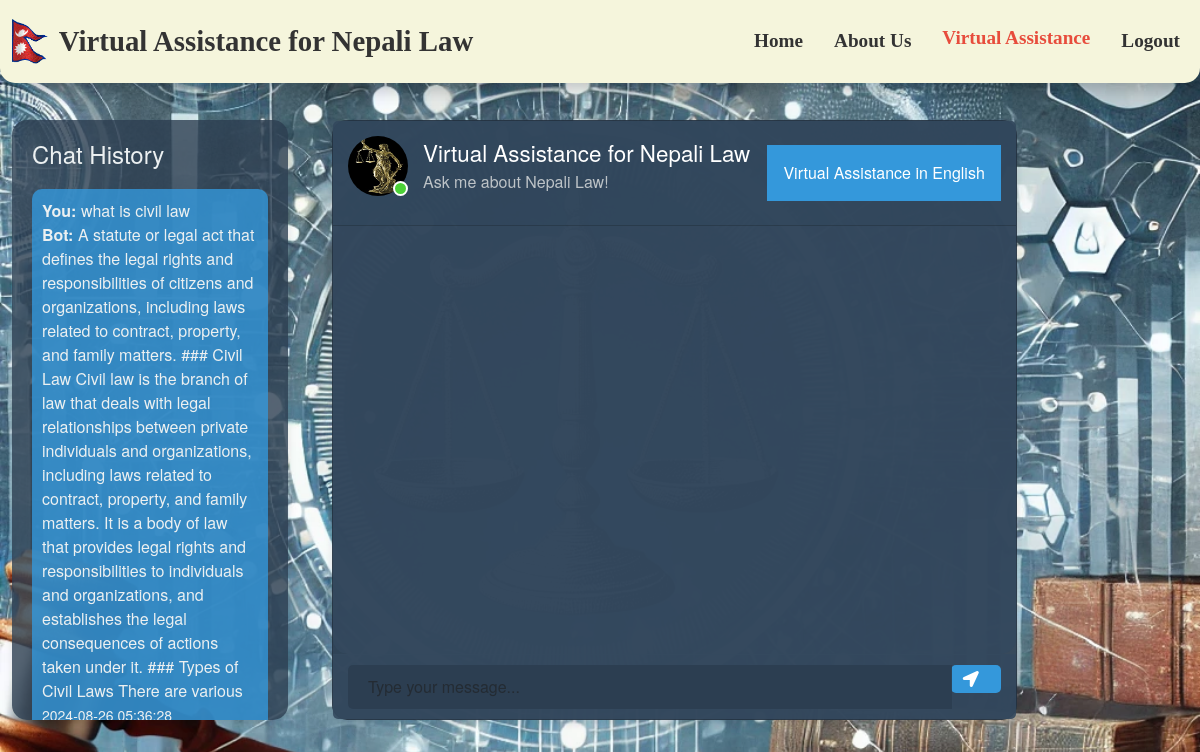
The app's page /chatbot (signed in) with its own data.
### app.py (models this page shows)
class Chat(db.Model):
    id = db.Column(db.Integer, primary_key=True)
    user_id = db.Column(db.Integer, db.ForeignKey('user.id'), nullable=False)
    user_message = db.Column(db.String(500), nullable=False)
    bot_response = db.Column(db.String(500), nullable=False)
    timestamp = db.Column(db.DateTime, default=datetime.utcnow)

### app.py (the view, shortened to what this page needs)
@app.route('/chatbot', methods=["GET", "POST"])
def chatbot():
    if not session.get('logged_in'):
        flash("You need to log in first")
        return redirect(url_for('login'))
    user = User.query.filter_by(id=session['user_id']).first()
    chat_history = Chat.query.filter_by(user_id=user.id).order_by(Chat.timestamp.desc()).all()
    selected_model = request.args.get("model", "English")  # Default to English if no model selected
    return render_template("chatbot.html", chat_history=chat_history, selected_model=selected_model)

### Templates/chatbot.html (shortened to what this page needs)
<!DOCTYPE html>
<html lang="en">
<head>
    <link rel="stylesheet" href="https://cdn.jsdelivr.net/npm/bootstrap@5.3.0/dist/css/bootstrap.min.css">
    <link rel="stylesheet" href="https://use.fontawesome.com/releases/v5.5.0/css/all.css">
    <link rel="stylesheet" type="text/css" href="{{ url_for('static', filename='style.css') }}">
</head>
<body>
    <nav class="navbar navbar-custom navbar-expand-lg">
        <div class="container-fluid">
            <img src="{{ url_for('static', filename='WavingFlag.gif') }}" alt="Nepal Flag" style="height: 45px; margin-right: 10px;">
            <a class="navbar-brand navbar-brand-custom" href="{{ url_for('home') }}">Virtual Assistance for Nepali Law</a>
            <div class="collapse navbar-collapse" id="navbarNav">
                <ul class="navbar-nav ms-auto">
                    <li class="nav-item nav-item-custom">
                        <a class="nav-link nav-link-custom" href="{{ url_for('home') }}">Home</a>
                    </li>
                    <li class="nav-item nav-item-custom">
                        <a class="nav-link nav-link-custom" href="{{ url_for('about') }}">About Us</a>
                    </li>
                    <li class="nav-item nav-item-custom active">
                        <a class="nav-link nav-link-custom" href="{{ url_for('chatbot') }}">Virtual Assistance</a>
                    </li>
                    {% if not session.get('logged_in') %}
                    <li class="nav-item nav-item-custom">
                        <a class="nav-link nav-link-custom" href="{{ url_for('login') }}">Login</a>
                    </li>
                    {% else %}
                    <li class="nav-item nav-item-custom">
                        <a class="nav-link nav-link-custom" href="{{ url_for('logout') }}">Logout</a>
                    </li>
                    {% endif %}
                </ul>
            </div>
        </div>
    </nav>
    <div class="container-fluid chat-container">
        <div class="row">
            <div class="col-md-3">
                <div class="history-bar">
                    <h3>Chat History</h3>
                    {% if chat_history %}
                        {% for chat in chat_history %}
                            <div class="history-item">
                                <strong>You:</strong> {{ chat.user_message }}<br>
                                <strong>Bot:</strong> {{ chat.bot_response }}<br>
                                <small>{{ chat.timestamp.strftime('%Y-%m-%d %H:%M:%S') }}</small>
                            </div>
                        {% endfor %}
                    {% else %}
                        <p>No chat history available.</p>
                    {% endif %}
                </div>
            </div>
            <div class="col-md-9">
                <div class="chat">
                    <div class="card">
                        <div class="card-header msg_head">
                            <div class="d-flex bd-highlight">
                                <div class="img_cont">
                                    <img src="{{ url_for('static', filename='Statua_Iustitiae.png') }}" class="rounded-circle user_img">
                                    <span class="online_icon"></span>
                                </div>
                                <div class="user_info">
                                    <span>Virtual Assistance for Nepali Law</span>
                                    <p>Ask me about Nepali Law!</p>
                                </div>
                            </div>
                            <div class="dropdown">
                                <button onclick="toggleDropdown()" class="dropbtn" id="selectedModel">Virtual Assistance in {{ selected_model }}</button>
                            </div>
                        </div>
                        <div class="card-body msg_card_body" id="messageFormeight">
                        </div>
                        <div class="card-footer">
                            <form method="POST" action="/chatbot" id="messageArea" class="input-group">
                                <input type="text" id="text" name="instruction" placeholder="Type your message..." autocomplete="off" class="form-control type_msg" required>
                                <div class="input-group-append">
                                    <button type="submit" id="send" class="input-group-text send_btn"><i class="fas fa-location-arrow"></i></button>
                                </div>
                            </form>
                        </div>
                    </div>
                </div>
            </div>
        </div>
    </div>
</body>
</html>

### static/style.css (style rules this page uses)
body { background-color: #f8f9fa; font-family: Arial, sans-serif; }
p { color: #6c757d; }
.navbar { margin-bottom: 20px; }

### Templates/chatbot.html (style rules this page uses)
body { margin: 0; font-family: 'Helvetica Neue', Helvetica, Arial, sans-serif; background-image: url('static/Background.png'); background-size: cover; background-position: center; background-repeat: no-repeat; background-attachment: fixed; color: #f4f4f4; }
.navbar-custom { background-color: #f5f5dc; border-radius: 0 0 15px 15px; box-shadow: 0 8px 15px rgba(0, 0, 0, 0.2); position: fixed; top: 0; width: 100%; z-index: 1000; padding: 15px 0; }
.navbar-brand-custom { font-weight: bold; font-size: 1.8rem; color: #333 !important; font-family: 'Merriweather', serif; }
.nav-link-custom { font-size: 1.2rem; color: #333 !important; font-weight: bold; font-family: 'Lora', serif; transition: color 0.3s ease-in-out, transform 0.3s ease-in-out; margin-left: 15px; }
.nav-item-custom.active .nav-link-custom { color: #e74c3c !important; transform: translateY(-3px); }
.chat-container { margin-top: 120px; }
.history-bar { background-color: rgba(44, 62, 80, 0.8); color: #ecf0f1; height: 600px; overflow-y: auto; padding: 20px; border-radius: 15px; box-shadow: 0 4px 8px rgba(0, 0, 0, 0.1); }
.history-bar h3 { font-size: 1.5rem; margin-bottom: 20px; }
.history-item { padding: 10px; background-color: rgba(52, 152, 219, 0.8); margin-bottom: 10px; border-radius: 10px; cursor: pointer; transition: background-color 0.3s ease-in-out; }
.chat { margin-left: 20px; }
.card { height: 600px; width: 80%; max-width: 900px; border-radius: 15px; background-color: rgba(44, 62, 80, 0.9); box-shadow: 0 4px 8px rgba(0, 0, 0, 0.1); color: #ecf0f1; }
.card-header { background-color: rgba(52, 73, 94, 0.9); color: #fff; border-radius: 15px 15px 0 0; padding: 15px; display: flex; justify-content: space-between; align-items: center; }
.img_cont { position: relative; height: 60px; width: 60px; }
.user_img { height: 60px; width: 60px; border-radius: 50%; }
.online_icon { position: absolute; bottom: 0; right: 0; background-color: #4cd137; height: 15px; width: 15px; border-radius: 50%; border: 2px solid #fff; }
.user_info { margin-left: 15px; }
.user_info span { font-size: 1.4rem; font-weight: 500; }
.user_info p { font-size: 1rem; color: #bdc3c7; }
.msg_card_body { overflow-y: auto; padding: 20px; height: 420px; background-color: rgba(52, 73, 94, 0.9); border-radius: 0 0 15px 15px; }
.card-footer { border-top: 1px solid #34495e; background-color: rgba(52, 73, 94, 0.9); padding: 10px 15px; }
.type_msg { border: none; outline: none; background-color: rgba(44, 62, 80, 0.9); color: #ecf0f1; border-radius: 5px; padding: 10px 20px; width: 90%; }
.send_btn { background-color: #3498db; color: #fff; border-radius: 5px; border: none; width: 50px; }
.dropdown { position: relative; display: inline-block; }
.dropbtn { background-color: #3498DB; color: white; padding: 16px; font-size: 16px; border: none; cursor: pointer; }

### records on screen
Chat: user_message "what is civil law", bot_response "A statute or legal act that defines the legal rights and responsibilities of citizens and organizations, including laws related to contract, property, and family matters. ### Civil Law Civil law is the branch of law that deals with legal relationships between private individuals and organizations, including laws related to contract, property, and family matters. It is a body of law that provides legal rights and responsibilities to individuals and organizations, and establishes the legal consequences of actions taken under it. ### Types of Civil Laws There are various", timestamp "2024-08-26 05:36:28"

### other values on screen
{{ selected_model }} "English"
